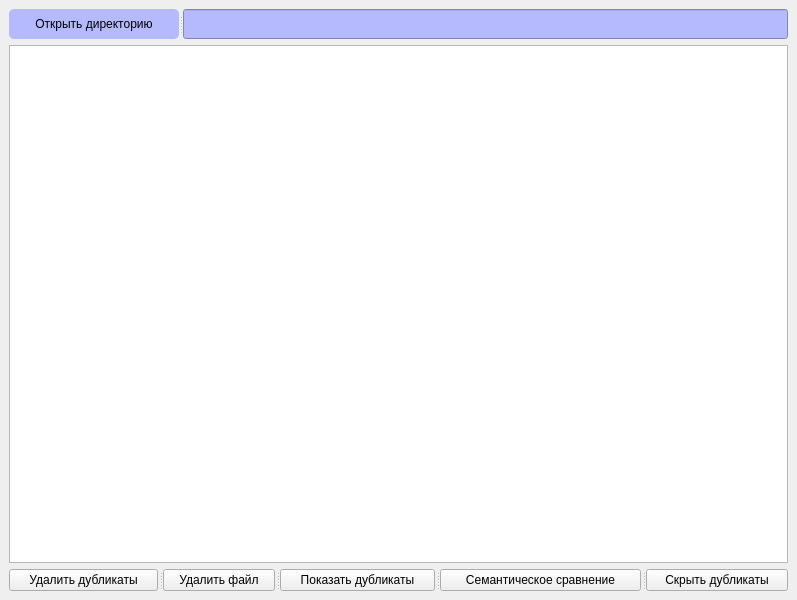
<?xml version="1.0" encoding="UTF-8"?>
<ui version="4.0">
 <class>MainWindow</class>
 <widget class="QMainWindow" name="MainWindow">
  <property name="geometry">
   <rect>
    <x>0</x>
    <y>0</y>
    <width>797</width>
    <height>600</height>
   </rect>
  </property>
  <property name="windowTitle">
   <string>MainWindow</string>
  </property>
  <property name="styleSheet">
   <string notr="true">background-color: rgba(205,213,255, 255); 
QPushButton{ color: blue}
QPushButton {
	color: rgba(0,0,0,255);
	background-color: rgba(180,190,255,255) ;
	border-color :white;
	border-radius: 2px;

};</string>
  </property>
  <widget class="QWidget" name="centralwidget">
   <layout class="QVBoxLayout" name="verticalLayout">
    <item>
     <widget class="QSplitter" name="splitter">
      <property name="maximumSize">
       <size>
        <width>16777215</width>
        <height>30</height>
       </size>
      </property>
      <property name="styleSheet">
       <string notr="true">QPushButton {
	font: 700 8pt &quot;Tahoma&quot;;
	color: black;
	background-color: #B5BAFF ;
	border-radius: 5px;
 	height: 30px;
}
QPushButton {
	font: 700 8pt &quot;Tahoma&quot;;
	color: black;
	background-color: #B5BAFF ;
	border-radius: 5px;
 	height: 30px;
}
QLineEdit{
	font: 700 8pt &quot;Tahoma&quot;;
	color: black;
	background-color: #B5BAFF ;
}
</string>
      </property>
      <property name="orientation">
       <enum>Qt::Orientation::Horizontal</enum>
      </property>
      <widget class="QPushButton" name="openDirectoryButton">
       <property name="maximumSize">
        <size>
         <width>170</width>
         <height>16777215</height>
        </size>
       </property>
       <property name="text">
        <string>Открыть директорию</string>
       </property>
      </widget>
      <widget class="QLineEdit" name="currentPath">
       <property name="maxLength">
        <number>50000</number>
       </property>
      </widget>
     </widget>
    </item>
    <item>
     <widget class="QTableView" name="tableView">
      <property name="baseSize">
       <size>
        <width>4</width>
        <height>0</height>
       </size>
      </property>
      <property name="styleSheet">
       <string notr="true">	font: 700 8pt &quot;Tahoma&quot;;
	color: black;
</string>
      </property>
      <property name="dragDropOverwriteMode">
       <bool>false</bool>
      </property>
      <property name="sortingEnabled">
       <bool>true</bool>
      </property>
      <attribute name="horizontalHeaderMinimumSectionSize">
       <number>21</number>
      </attribute>
      <attribute name="horizontalHeaderDefaultSectionSize">
       <number>21</number>
      </attribute>
      <attribute name="verticalHeaderMinimumSectionSize">
       <number>50</number>
      </attribute>
      <attribute name="verticalHeaderDefaultSectionSize">
       <number>21</number>
      </attribute>
     </widget>
    </item>
    <item>
     <widget class="QSplitter" name="buttons">
      <property name="styleSheet">
       <string notr="true">QPushButton {
	font: 700 9pt &quot;Tahoma&quot;;
	color: black;
	background-color: #B5BAFF ;
 	height: 30px;;
	border-radius: 5px;

};</string>
      </property>
      <property name="orientation">
       <enum>Qt::Orientation::Horizontal</enum>
      </property>
      <property name="handleWidth">
       <number>5</number>
      </property>
      <widget class="QPushButton" name="deleteDuplicatesButton">
       <property name="styleSheet">
        <string notr="true">QPushButton {
	color: rgba(0,0,0,255);
	background-color: rgba(180,190,255,255) ;
	border-color :white;
	border-radius: 2px;

};</string>
       </property>
       <property name="text">
        <string>Удалить дубликаты</string>
       </property>
      </widget>
      <widget class="QPushButton" name="deleteFilesButton">
       <property name="text">
        <string>Удалить файл</string>
       </property>
      </widget>
      <widget class="QPushButton" name="duplicateShowButton">
       <property name="text">
        <string>Показать дубликаты</string>
       </property>
      </widget>
      <widget class="QPushButton" name="semanticCompareButton">
       <property name="text">
        <string>Семантическое сравнение</string>
       </property>
      </widget>
      <widget class="QPushButton" name="DuplicatehideButton">
       <property name="text">
        <string>Скрыть дубликаты</string>
       </property>
      </widget>
     </widget>
    </item>
   </layout>
  </widget>
 </widget>
 <resources/>
 <connections/>
</ui>
